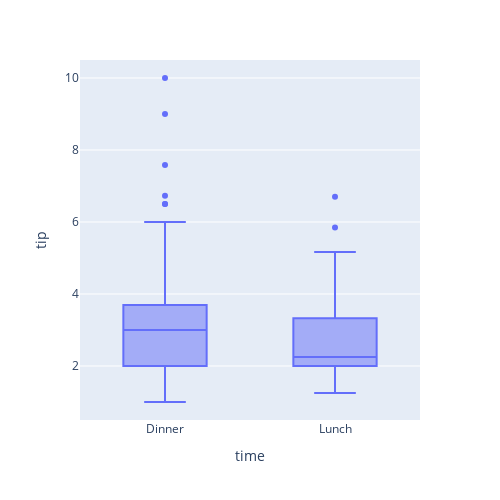

Write notebook code for a chart like this one.
### Markdown cell above
`-` 점심/저녁에 따라서 팁의 분포가 다를까?

### Code cell
df.plot.box(backend='plotly',y='tip',x='time',height=500,width=500)

### Figure 1 — Plotly figure (JSON) as saved in the notebook; plotly's stock layout.template omitted (floating-point values rounded to 4 significant figures; data arrays with more than 128 entries replaced by an {"elided": "..."} marker saying what was removed)
{"data": [{"alignmentgroup": "True", "hovertemplate": "time=%{x}<br>tip=%{y}<extra></extra>", "legendgroup": "", "marker": {"color": "#636efa"}, "name": "", "notched": false, "offsetgroup": "", "orientation": "v", "showlegend": false, "type": "box", "x": {"elided": "244 str values"}, "x0": " ", "xaxis": "x", "y": {"elided": "244 float values"}, "y0": " ", "yaxis": "y"}], "layout": {"boxmode": "group", "height": 500, "legend": {"tracegroupgap": 0}, "margin": {"t": 60}, "width": 500, "xaxis": {"anchor": "y", "autorange": true, "domain": [0, 1], "range": [-0.5, 1.5], "title": {"text": "time"}, "type": "category"}, "yaxis": {"anchor": "x", "autorange": true, "domain": [0, 1], "range": [0.5, 10.5], "title": {"text": "tip"}, "type": "linear"}}}
